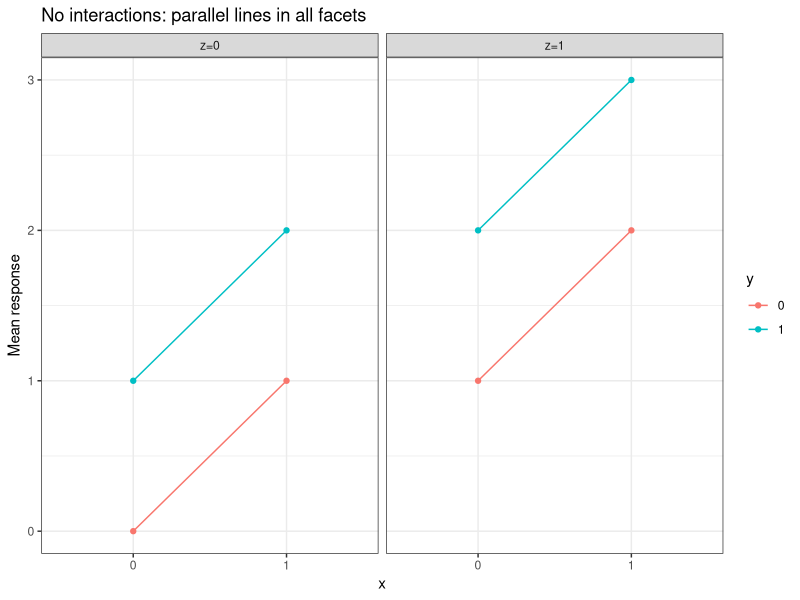
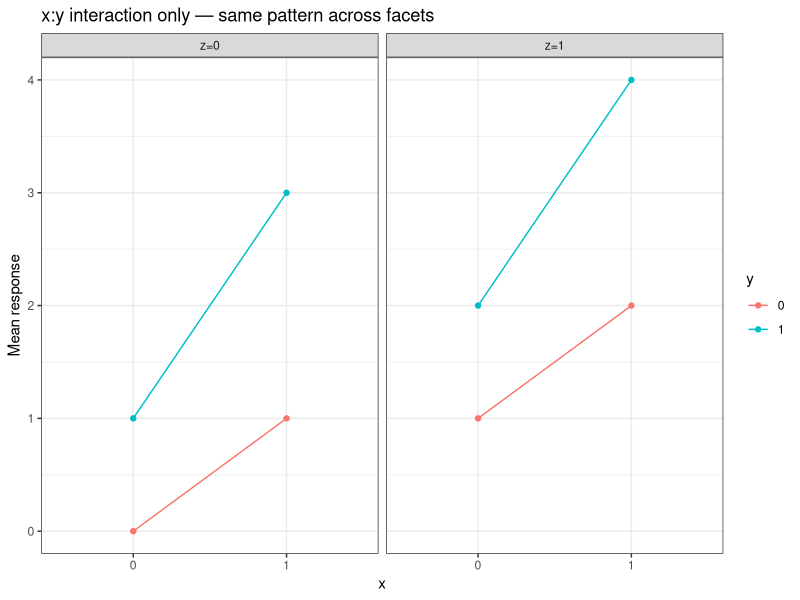
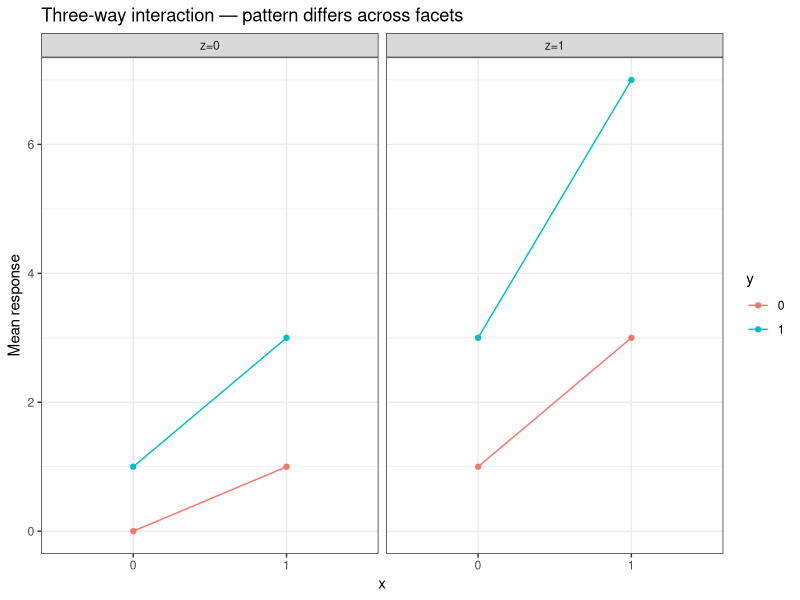
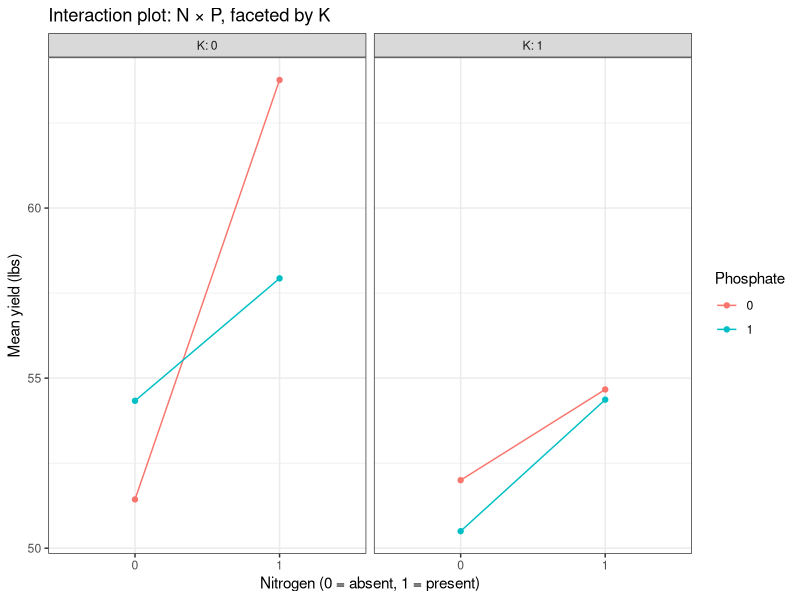

Write the R code that produced these figures, in order.
## ---- chunk 1
#| label: setup
#| include: false
library(tidyverse)
library(broom)
knitr::opts_chunk$set(echo       = TRUE,
                      fig.height = 3,
                      fig.width  = 5,
                      fig.align  = "center")
ggplot2::theme_set(ggplot2::theme_bw())
## ---- chunk 2
#| label: no-interaction
#| echo: false
x <- c(1, 1, 1, 1, 0, 0, 0, 0)
y <- c(1, 1, 0, 0, 1, 1, 0, 0)
z <- c(1, 0, 1, 0, 1, 0, 1, 0)
w <- x + y + z
tibble(x = factor(x), y = factor(y), z = factor(z, labels = c("z=0","z=1")), w) |>
  ggplot(aes(x = x, y = w, color = y, group = y)) +
  geom_point() + geom_line() +
  facet_wrap(~z) +
  labs(title = "No interactions: parallel lines in all facets",
       x = "x", y = "Mean response", color = "y")
## ---- chunk 3
#| label: two-way-xy
#| echo: false
w2 <- x + y + z + x * y
tibble(x = factor(x), y = factor(y), z = factor(z, labels = c("z=0","z=1")), w = w2) |>
  ggplot(aes(x = x, y = w, color = y, group = y)) +
  geom_point() + geom_line() +
  facet_wrap(~z) +
  labs(title = "x:y interaction only — same pattern across facets",
       x = "x", y = "Mean response", color = "y")
## ---- chunk 4
#| label: three-way
#| echo: false
w3 <- x + y + z + x * y + x * z + y * z + x * y * z
tibble(x = factor(x), y = factor(y), z = factor(z, labels = c("z=0","z=1")), w = w3) |>
  ggplot(aes(x = x, y = w, color = y, group = y)) +
  geom_point() + geom_line() +
  facet_wrap(~z) +
  labs(title = "Three-way interaction — pattern differs across facets",
       x = "x", y = "Mean response", color = "y")
## ---- chunk 5
#| label: npk-load
data(npk)
glimpse(npk)
## ---- chunk 6
#| label: npk-table
table(npk$N, npk$P, npk$K)
## ---- chunk 7
#| label: npk-plot-np
#| fig-width: 7
ggplot(npk, aes(x = N, y = yield, color = P, group = P)) +
  stat_summary(fun = mean, geom = "line") +
  stat_summary(fun = mean, geom = "point") +
  facet_wrap(~K, labeller = label_both) +
  labs(x = "Nitrogen (0 = absent, 1 = present)",
       y = "Mean yield (lbs)",
       color = "Phosphate",
       title = "Interaction plot: N × P, faceted by K")
## ---- chunk 8
#| label: npk-full
aout_full <- aov(yield ~ N * P * K, data = npk)
tidy(aout_full)
## ---- chunk 9
#| label: npk-twoway
aout_2way <- aov(yield ~ N + P + K + N:P + N:K + P:K, data = npk)
tidy(aout_2way)
## ---- chunk 10
#| label: npk-additive
aout_add <- aov(yield ~ N + P + K, data = npk)
tidy(aout_add)
## ---- chunk 11
#| label: npk-coef
lm_add <- lm(yield ~ N + P + K, data = npk)
tidy(lm_add, conf.int = TRUE) |>
  select(term, estimate, conf.low, conf.high, p.value)
